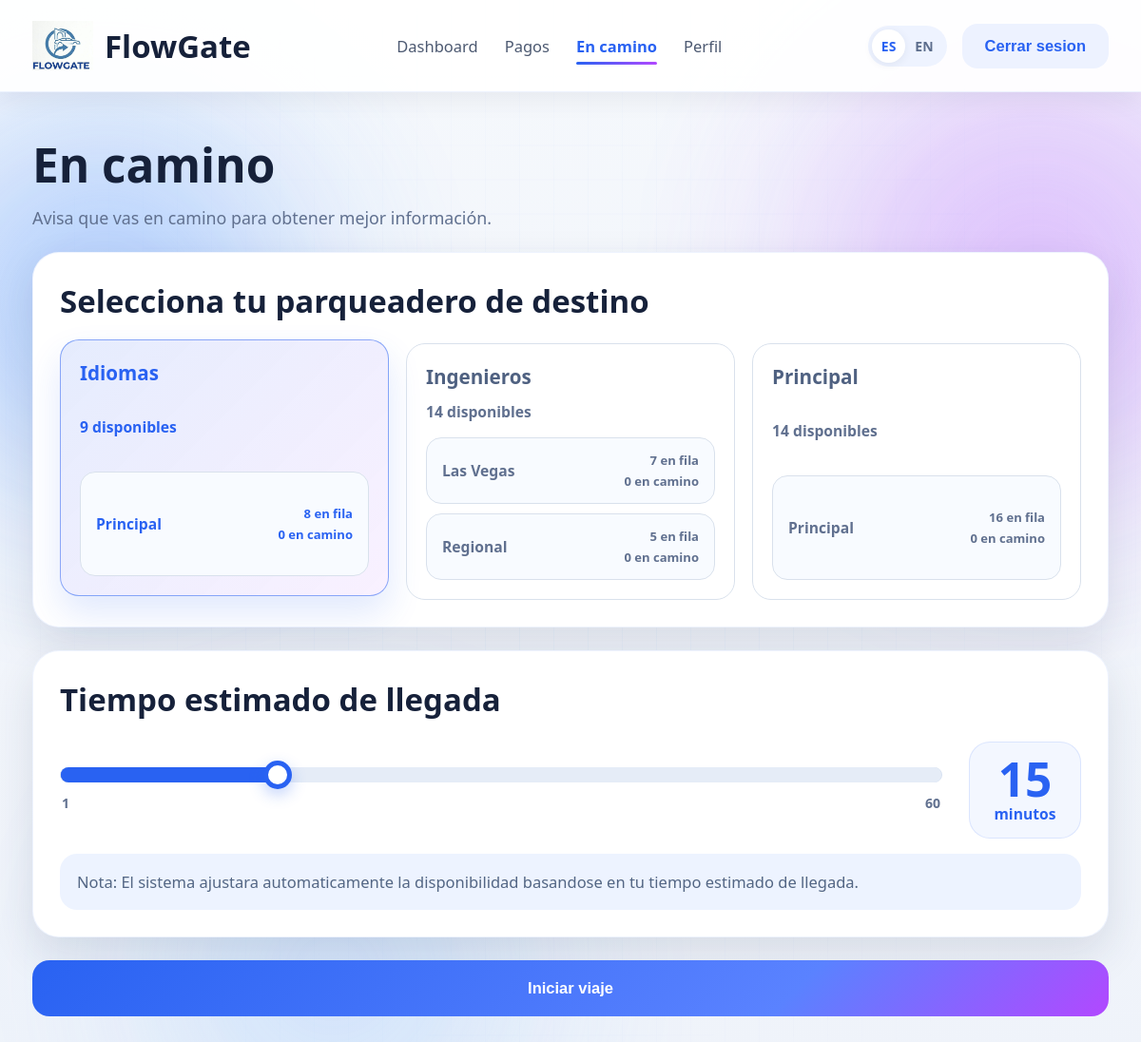
Screenshot of /heading/ (signed in) with the database file from the repository.
### parqueadero/models.py (models this page shows, shortened)
class Parqueadero(models.Model):
    TIPO_ACCESO_CHOICES = [
        ('general', 'General'),
        ('profesores', 'Solo profesores'),
    ]
    nombre = models.CharField(max_length=100, unique=True)
    capacidad = models.IntegerField()
    ocupancia = models.IntegerField(default=0)
    tipo_acceso = models.CharField(max_length=20, choices=TIPO_ACCESO_CHOICES, default='general')

### parqueadero/views/heading.py (the view, shortened to what this page needs)
# urls.py: path("heading/", views.heading, name="heading"),
@login_required(login_url="login_view")
def heading(request):
    lang = get_lang(request)
    dashboard_data = get_parking_data(lang, request.user)
    perfil, _ = PerfilUsuario.objects.get_or_create(user=request.user)
    try:
        eta = int(request.POST.get("eta", request.GET.get("eta", 15)))
    except (TypeError, ValueError):
        eta = 15
    selected_parking = request.POST.get("parking") or request.GET.get("parking")
    selected_entry = request.POST.get("entrada") or request.GET.get("entrada")
    eta = max(1, min(60, eta))
    parking_options = []
    for parqueadero in dashboard_data["parqueaderos"]:
        adjusted_available = max(0, parqueadero["available_slots"] - max(0, eta - 10) // 3)
        parking_options.append(
            {
                **parqueadero,
                "projected_available": adjusted_available,
                "selected": str(selected_parking) == str(parqueadero["id"]) or (not selected_parking and not parking_options),
            }
        )
    active_notice = AvisoEnCamino.objects.select_related(
        "parqueadero",
        "entrada",
    ).filter(
        usuario=perfil,
        agregado_a_fila=False,
        cancelado=False,
    ).first()
    active_trip = _active_trip_payload(active_notice, lang)
    context = {
        "lang": lang,
        "translations": TRANSLATIONS[lang],
        "user": request.user,
        "eta": eta,
        "parking_options": parking_options,
        "active_trip": active_trip,
    }
    return render(request, "parqueadero/heading.html", context)

### parqueadero/services/localization.py (called while the page is built)
def get_translation(lang, key):
    return TRANSLATIONS.get(lang, TRANSLATIONS["es"]).get(key, key)

def translate_parking_name(name, lang):
    return PARKING_NAME_TRANSLATIONS.get(name, {}).get(lang, name)

def translate_entrance_name(name, lang):
    return ENTRANCE_NAME_TRANSLATIONS.get(name, {}).get(lang, name)

def get_lang(request):
    lang = request.GET.get("lang", request.session.get("lang", "es"))
    if lang not in {"es", "en"}:
        lang = "es"
    request.session["lang"] = lang
    return lang

### parqueadero/services/parking_service.py (called while the page is built)
def _can_view_parking(parqueadero, user):
    if parqueadero.tipo_acceso != "profesores":
        return True
    if not user or not user.is_authenticated:
        return False
    if user.is_staff:
        return True
    try:
        return user.perfilusuario.tipo_usuario == "profesor"
    except Exception:
        return False

def _entrance_display_name(name, lang):
    display_name = name.split("(", 1)[0].strip()
    return translate_entrance_name(display_name, lang)

def process_due_arrivals():
    due_notices = AvisoEnCamino.objects.select_related("entrada").filter(
        agregado_a_fila=False,
        cancelado=False,
        llegada_estimada__lte=timezone.now(),
    )
    for notice in due_notices:
        notice.entrada.fila = max(0, notice.entrada.fila) + 1
        notice.entrada.save(update_fields=["fila"])
        notice.agregado_a_fila = True
        notice.save(update_fields=["agregado_a_fila"])

def get_active_trip_counts():
    process_due_arrivals()
    return dict(
        AvisoEnCamino.objects.filter(
            agregado_a_fila=False,
            cancelado=False,
        )
        .values("entrada_id")
        .annotate(total=Count("id"))
        .values_list("entrada_id", "total")
    )

def _occupancy_label(occupancy_percent, lang):
    if occupancy_percent >= 100:
        return {
            "text": get_translation(lang, "full"),
            "tone": "critical",
        }
    if occupancy_percent >= 90:
        return {
            "text": get_translation(lang, "almost_full"),
            "tone": "critical",
        }
    if occupancy_percent >= 70:
        return {
            "text": get_translation(lang, "moderate_label"),
            "tone": "warning",
        }
    return {
        "text": get_translation(lang, "fluid"),
        "tone": "positive",
    }

### parqueadero/services/weather_service.py (called while the page is built)
def _weather_group(weather_code):
    for group, codes in WEATHER_CODE_GROUPS.items():
        if weather_code in codes:
            return group
    return "cloud"

### parqueadero/templates/parqueadero/heading.html (shortened to what this page needs)
{% extends "parqueadero/base.html" %}
{% load static %}
{% block extra_css %}
<link rel="stylesheet" href="{% static 'parqueadero/css/heading.css' %}">
{% endblock %}
{% block content %}
<section class="heading-header animate-in" data-animate="heading-header">
    <h1>{{ translations.on_the_way }}</h1>
    <p>{{ translations.on_the_way_subtitle }}</p>
</section>
<form method="post" class="heading-form">
    <section class="surface-panel animate-in" data-animate="heading-destination">
        <h2>{{ translations.select_destination }}</h2>
        <div class="destination-grid animate-stagger" data-animate="heading-cards">
            {% for option in parking_options %}
                <article class="destination-card {% if option.selected %}selected{% endif %}">
                    <label class="destination-main">
                        <strong>{{ option.nombre }}</strong>
                        <span>{{ option.projected_available }} {{ translations.available }}</span>
                    </label>
                    <div class="entry-options">
                        {% for entrada in option.entradas %}
                            <label class="entry-option" data-entry-id="{{ entrada.id }}">
                                <span>{{ entrada.nombre }}</span>
                                <small class="entry-live-metrics">
                                    <span data-entry-queue>
                                        {% if entrada.fila > 0 %}
                                            {{ entrada.fila }} {{ translations.in_queue }}
                                        {% else %}
                                            {{ translations.no_queue }}
                                        {% endif %}
                                    </span>
                                    <span data-entry-on-the-way>
                                        {{ entrada.en_camino }} {{ translations.on_the_way_count }}
                                    </span>
                                </small>
                            </label>
                        {% endfor %}
                    </div>
                </article>
            {% endfor %}
        </div>
    </section>
    <section class="surface-panel animate-in" data-animate="heading-eta">
        <h2>{{ translations.eta }}</h2>
        <div class="eta-shell" data-eta-control>
            <div class="eta-range-wrap">
                <input
                    class="eta-range"
                    type="range"
                    name="eta"
                    min="1"
                    max="60"
                    step="1"
                    value="{{ eta }}"
                    aria-label="{{ translations.eta }}"
                    oninput="this.closest('[data-eta-control]').querySelector('[data-eta-value]').textContent = this.value; this.style.setProperty('--eta-progress', (((Number(this.value) - Number(this.min)) / (Number(this.max) - Number(this.min))) * 100) + '%')"
                >
                <div class="eta-range-labels" aria-hidden="true">
                    <span>1</span>
                    <span>60</span>
                </div>
            </div>
            <div class="eta-value" aria-live="polite"><strong data-eta-value>{{ eta }}</strong><span>{{ translations.minutes }}</span></div>
        </div>
        <div class="eta-note">{{ translations.eta_note }}</div>
    </section>
    <button type="submit" class="trip-button animate-in" data-animate="heading-button">{{ translations.start_trip }}</button>
</form>
{% endblock %}

### parqueadero/static/parqueadero/css/base.css (style rules this page uses)
:root { --bg: #f4f7fb; --surface: #ffffff; --surface-soft: #f8faff; --text: #16213a; --muted: #60708f; --line: #d9e1ec; --primary: #2962f2; --purple: #b248ff; --warning: #f5b400; --danger: #ff384f; --success: #0bbb53; --shadow: 0 18px 45px rgba(29, 51, 84, 0.12); }
* { box-sizing: border-box; margin: 0; padding: 0; }
html { font-size: 16px; }
body { background: linear-gradient(180deg, #f5f8fc 0%, #eff3fa 100%); color: var(--text); font-family: "Segoe UI", Tahoma, Geneva, Verdana, sans-serif; min-height: 100vh; overflow-x: hidden; position: relative; }
.nav-button::before, .primary-action::before, .action-pill::before, .trip-button::before, .recharge-button::before { background: linear-gradient(90deg, transparent, rgba(255, 255, 255, 0.28), transparent); content: ""; inset: 0; pointer-events: none; position: absolute; transform: translateX(-120%); }
.page-shell > * { animation: fade-slide-up 0.45s ease both; }
.page-shell > *:nth-child(2) { animation-delay: 0.05s; }
.animate-in, .animate-stagger > *, .lift-card { will-change: transform, opacity; }
.surface-card, .surface-panel, .summary-card, .section-shell, .insight-card, .payments-tabs, .tab-shell { background: var(--surface); border: 1px solid rgba(41, 98, 242, 0.08); border-radius: 28px; box-shadow: var(--shadow); transition: transform 0.26s ease, box-shadow 0.26s ease, border-color 0.26s ease; }
.primary-action, .danger-action, .action-pill, .trip-button, .recharge-button { border: none; border-radius: 18px; cursor: pointer; font-size: 1rem; font-weight: 700; overflow: hidden; position: relative; transition: transform 0.2s ease, box-shadow 0.2s ease; }
.primary-action, .action-pill, .trip-button { background: linear-gradient(135deg, var(--primary), #5a82ff 70%, var(--purple)); color: #fff; }
label { color: #4f6181; font-size: 0.95rem; font-weight: 600; }
input, select { background: #fbfdff; border: 1px solid var(--line); border-radius: 16px; color: var(--text); font-size: 1rem; min-height: 52px; padding: 0 16px; transition: border-color 0.2s ease, box-shadow 0.2s ease, transform 0.2s ease, background-color 0.2s ease; width: 100%; }
@media (min-width: 1101px) { html { font-size: 16.5px; } }

### rows the page displays
Parqueadero: nombre "Idiomas", projected_available "9", nombre "Principal", fila "8", en_camino "0"
Parqueadero: nombre "Ingenieros", projected_available "14", nombre "Las Vegas" "Regional", fila "7" "5", en_camino "0" "0"
Parqueadero: nombre "Principal", projected_available "14", nombre "Principal", fila "16", en_camino "0"

### other values shown
{{ translations.dashboard }} "Dashboard"
{{ translations.payments }} "Pagos"
{{ translations.on_the_way }} "En camino"
{{ translations.profile }} "Perfil"
{{ translations.logout }} "Cerrar sesion"
{{ translations.on_the_way_subtitle }} "Avisa que vas en camino para obtener mejor información."
{{ translations.select_destination }} "Selecciona tu parqueadero de destino"
{{ translations.eta }} "Tiempo estimado de llegada"
{{ eta }} "15"
{{ translations.minutes }} "minutos"
{{ translations.eta_note }} "Nota: El sistema ajustara automaticamente la disponibilidad basandose en tu tiempo estimado de llegada."
{{ translations.start_trip }} "Iniciar viaje"
